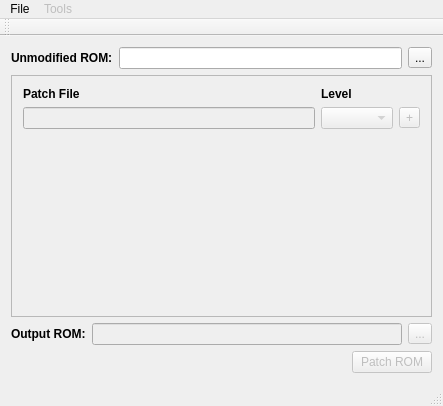
<?xml version="1.0" encoding="UTF-8"?>
<ui version="4.0">
 <class>MrPatcher2Class</class>
 <widget class="QMainWindow" name="MrPatcher2Class">
  <property name="geometry">
   <rect>
    <x>0</x>
    <y>0</y>
    <width>443</width>
    <height>406</height>
   </rect>
  </property>
  <property name="windowTitle">
   <string>Mr. Patcher</string>
  </property>
  <property name="windowIcon">
   <iconset resource="MrPatcher2.qrc">
    <normaloff>:/MrPatcher2/Resources/MrPatch.ico</normaloff>:/MrPatcher2/Resources/MrPatch.ico</iconset>
  </property>
  <widget class="QWidget" name="centralWidget">
   <layout class="QGridLayout" name="gridLayout">
    <item row="2" column="0">
     <layout class="QHBoxLayout" name="horizontalLayout_2">
      <item>
       <widget class="QLabel" name="out_rom_label">
        <property name="font">
         <font>
          <weight>75</weight>
          <bold>true</bold>
         </font>
        </property>
        <property name="text">
         <string>Output ROM:</string>
        </property>
       </widget>
      </item>
      <item>
       <widget class="QLineEdit" name="out_rom_lineEdit">
        <property name="enabled">
         <bool>false</bool>
        </property>
        <property name="readOnly">
         <bool>true</bool>
        </property>
       </widget>
      </item>
      <item>
       <widget class="QToolButton" name="out_rom_button">
        <property name="enabled">
         <bool>false</bool>
        </property>
        <property name="text">
         <string>...</string>
        </property>
       </widget>
      </item>
     </layout>
    </item>
    <item row="1" column="0">
     <widget class="QScrollArea" name="scrollArea">
      <property name="enabled">
       <bool>true</bool>
      </property>
      <property name="widgetResizable">
       <bool>true</bool>
      </property>
      <widget class="QWidget" name="scrollAreaWidgetContents">
       <property name="geometry">
        <rect>
         <x>0</x>
         <y>0</y>
         <width>423</width>
         <height>246</height>
        </rect>
       </property>
       <layout class="QGridLayout" name="gridLayout_3">
        <item row="0" column="0">
         <layout class="QGridLayout" name="patch_grid">
          <item row="1" column="1">
           <widget class="QComboBox" name="patch_comboBox">
            <property name="enabled">
             <bool>false</bool>
            </property>
           </widget>
          </item>
          <item row="0" column="0">
           <widget class="QLabel" name="patch_file_label">
            <property name="sizePolicy">
             <sizepolicy hsizetype="Expanding" vsizetype="Preferred">
              <horstretch>0</horstretch>
              <verstretch>0</verstretch>
             </sizepolicy>
            </property>
            <property name="font">
             <font>
              <weight>75</weight>
              <bold>true</bold>
             </font>
            </property>
            <property name="text">
             <string>Patch File</string>
            </property>
           </widget>
          </item>
          <item row="1" column="0">
           <widget class="QLineEdit" name="patch_line">
            <property name="enabled">
             <bool>false</bool>
            </property>
            <property name="readOnly">
             <bool>true</bool>
            </property>
           </widget>
          </item>
          <item row="1" column="2">
           <widget class="QToolButton" name="patch_select_button">
            <property name="enabled">
             <bool>false</bool>
            </property>
            <property name="text">
             <string>+</string>
            </property>
           </widget>
          </item>
          <item row="0" column="1">
           <widget class="QLabel" name="patch_comboBox_label">
            <property name="sizePolicy">
             <sizepolicy hsizetype="Maximum" vsizetype="Preferred">
              <horstretch>0</horstretch>
              <verstretch>0</verstretch>
             </sizepolicy>
            </property>
            <property name="font">
             <font>
              <weight>75</weight>
              <bold>true</bold>
             </font>
            </property>
            <property name="text">
             <string>Level</string>
            </property>
           </widget>
          </item>
         </layout>
        </item>
        <item row="1" column="0">
         <spacer name="verticalSpacer">
          <property name="orientation">
           <enum>Qt::Vertical</enum>
          </property>
          <property name="sizeHint" stdset="0">
           <size>
            <width>20</width>
            <height>40</height>
           </size>
          </property>
         </spacer>
        </item>
       </layout>
      </widget>
     </widget>
    </item>
    <item row="0" column="0">
     <layout class="QHBoxLayout" name="horizontalLayout">
      <item>
       <widget class="QLabel" name="in_rom_label">
        <property name="font">
         <font>
          <weight>75</weight>
          <bold>true</bold>
         </font>
        </property>
        <property name="text">
         <string>Unmodified ROM:</string>
        </property>
       </widget>
      </item>
      <item>
       <widget class="QLineEdit" name="in_rom_lineEdit">
        <property name="enabled">
         <bool>true</bool>
        </property>
        <property name="readOnly">
         <bool>true</bool>
        </property>
       </widget>
      </item>
      <item>
       <widget class="QToolButton" name="in_rom_button">
        <property name="text">
         <string>...</string>
        </property>
       </widget>
      </item>
     </layout>
    </item>
    <item row="3" column="0">
     <layout class="QHBoxLayout" name="horizontalLayout_3">
      <item>
       <spacer name="horizontalSpacer">
        <property name="orientation">
         <enum>Qt::Horizontal</enum>
        </property>
        <property name="sizeHint" stdset="0">
         <size>
          <width>40</width>
          <height>20</height>
         </size>
        </property>
       </spacer>
      </item>
      <item>
       <widget class="QPushButton" name="patchROM_button">
        <property name="enabled">
         <bool>false</bool>
        </property>
        <property name="text">
         <string>Patch ROM</string>
        </property>
       </widget>
      </item>
     </layout>
    </item>
   </layout>
  </widget>
  <widget class="QMenuBar" name="menuBar">
   <property name="geometry">
    <rect>
     <x>0</x>
     <y>0</y>
     <width>443</width>
     <height>21</height>
    </rect>
   </property>
   <widget class="QMenu" name="menuFile">
    <property name="title">
     <string>File</string>
    </property>
    <addaction name="file_openROM_action"/>
    <addaction name="separator"/>
    <addaction name="export_decomp_action"/>
   </widget>
   <widget class="QMenu" name="menuTools">
    <property name="enabled">
     <bool>false</bool>
    </property>
    <property name="title">
     <string>Tools</string>
    </property>
    <addaction name="text_editor_action"/>
   </widget>
   <addaction name="menuFile"/>
   <addaction name="menuTools"/>
  </widget>
  <widget class="QToolBar" name="mainToolBar">
   <attribute name="toolBarArea">
    <enum>TopToolBarArea</enum>
   </attribute>
   <attribute name="toolBarBreak">
    <bool>false</bool>
   </attribute>
  </widget>
  <widget class="QStatusBar" name="statusBar"/>
  <action name="file_openROM_action">
   <property name="text">
    <string>Open ROM</string>
   </property>
  </action>
  <action name="export_decomp_action">
   <property name="enabled">
    <bool>false</bool>
   </property>
   <property name="text">
    <string>Export Decompressed</string>
   </property>
  </action>
  <action name="text_editor_action">
   <property name="enabled">
    <bool>false</bool>
   </property>
   <property name="text">
    <string>Text Editor</string>
   </property>
   <property name="visible">
    <bool>true</bool>
   </property>
  </action>
 </widget>
 <layoutdefault spacing="6" margin="11"/>
 <resources>
  <include location="MrPatcher2.qrc"/>
 </resources>
 <connections/>
</ui>
